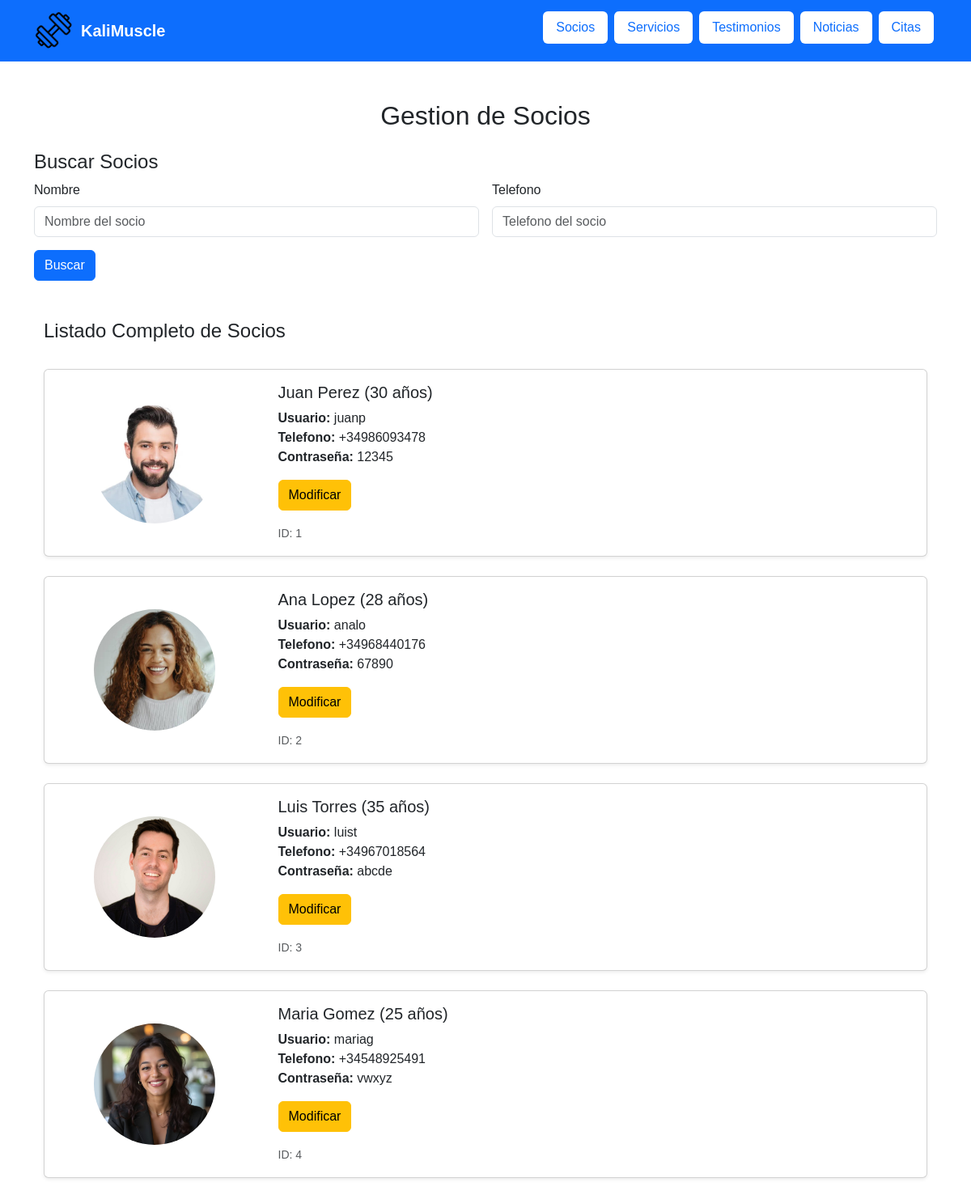
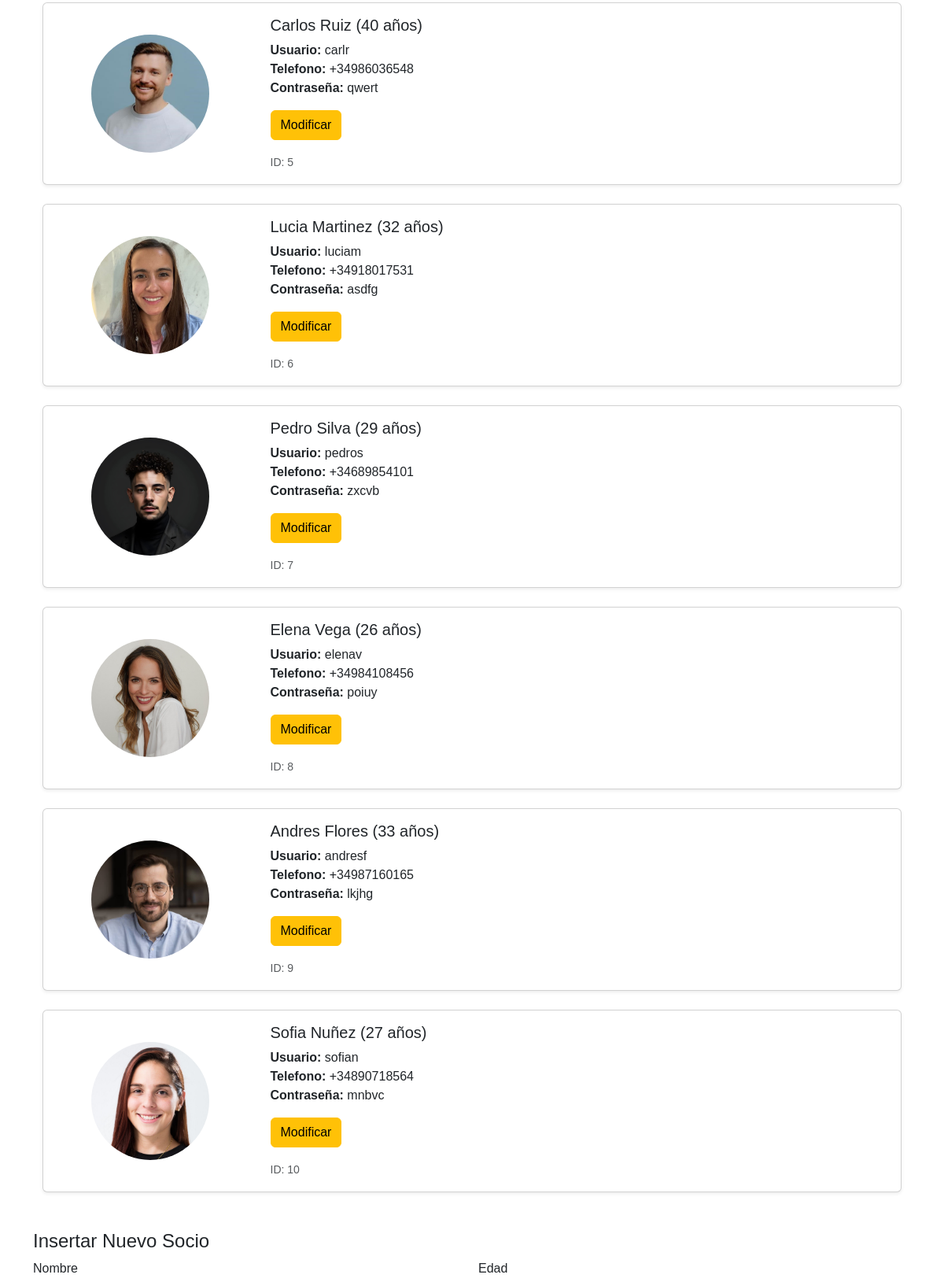
/php/socios.php (upper part), run on an earlier commit of the app's database (2 pictures, top to bottom).
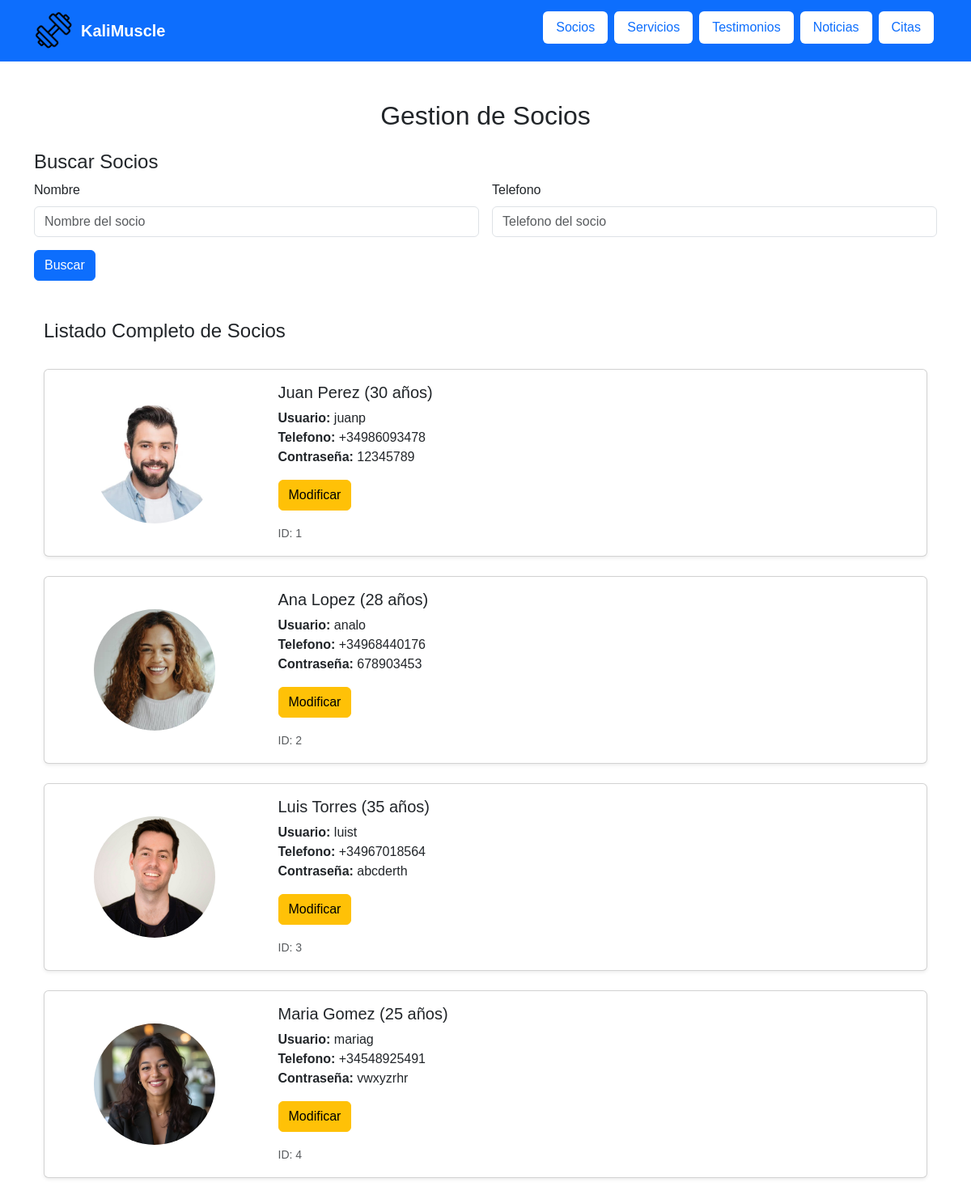
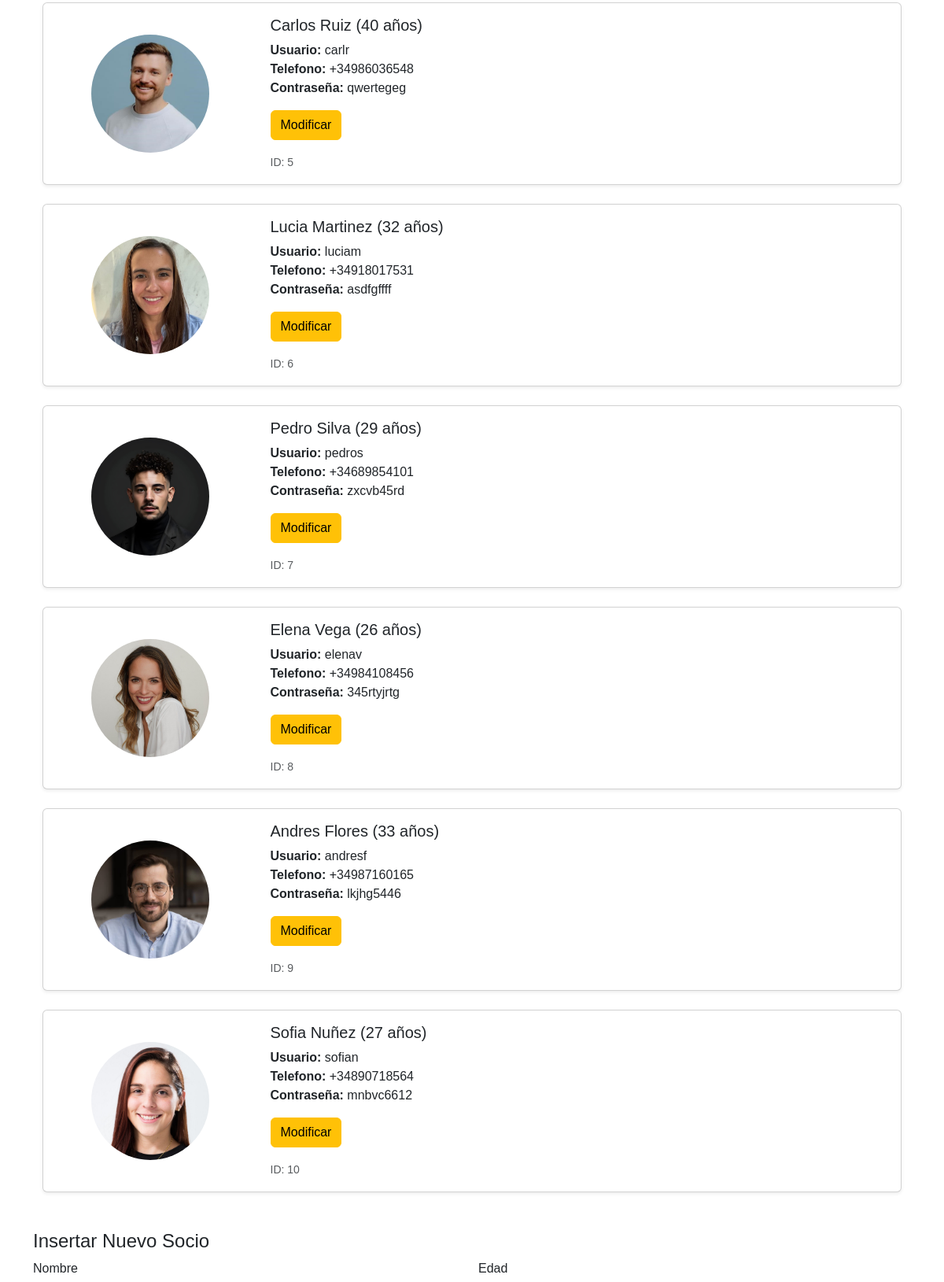
And on a later commit of the database (2 pictures, top to bottom).
### tables this page shows
CREATE TABLE `socio` (
  `id` int(3) NOT NULL,
  `nombre` varchar(15) NOT NULL,
  `edad` int(11) NOT NULL,
  `usuario` varchar(15) NOT NULL,
  `password` varchar(12) NOT NULL,
  `telefono` varchar(12) NOT NULL,
  `foto` varchar(100) NOT NULL
);

### funciones/crud.php (the view, shortened to what this page needs)
<?php
function listarSocios($conexionBD)
{
    $sentencia = "SELECT * FROM socio";
    $consulta = $conexionBD->prepare($sentencia);
    $consulta->execute();
    $resultado = $consulta->get_result();
    if ($resultado->num_rows > 0) {
        echo '<div class="container my-5">';
        echo '<div class="row gy-4">';
        echo '<h4>Listado Completo de Socios</h4>';
        while ($fila = $resultado->fetch_assoc()) {
            $id = $fila["id"];
            $nombre = $fila["nombre"];
            $edad = $fila["edad"];
            $usuario = $fila["usuario"];
            $contraseña = $fila["password"];
            $telefono = $fila["telefono"];
            $foto = $fila["foto"];
            echo '
            <div class="col-12">
                <div class="card shadow-sm">
                    <div class="row g-0">
                         <div class="col-md-3 d-flex align-items-center justify-content-center p-3">
                            <img src="' . $foto . '" class="img-fluid rounded-circle" alt="Foto de ' . $nombre . '">
                        </div>
                        <div class="col-md-9">
                            <div class="card-body">
                                <h5 class="card-title">' . $nombre . ' (' . $edad . ' años)</h5>
                                <p class="card-text">
                                    <strong>Usuario:</strong> ' . $usuario . '<br>
                                    <strong>Telefono:</strong> ' . $telefono . '<br>
                                    <strong>Contraseña:</strong> ' . $contraseña . '
                                </p>
                                <p><a href="modificar_ver/modificar_socio.php?id=' . $id . '" class="btn btn-warning">Modificar</a></p>
                                <p class="card-text"><small class="text-muted">ID: ' . $id . '</small></p>
                            </div>
                        </div>
                    </div>
                </div>
            </div>';
        }
        echo '</div>';
        echo '</div>';
    } else {
        echo '<p class="text-center text-muted">No hay socios registrados.</p>';
    }
}
?>
<?php
function nav()
{
    echo '<nav class="navbar navbar-expand-lg navbar-dark bg-primary sticky-top">
    <div class="container">
        <a class="navbar-brand d-flex align-items-center" href="../index.php">
            <img src="../imagenesGenerales/icono.png" alt="Logo" class="logo me-2">
            <span class="fw-bold">KaliMuscle</span>
        </a>
        <button class="navbar-toggler" type="button" data-bs-toggle="collapse" data-bs-target="#navbarNav"
            aria-controls="navbarNav" aria-expanded="false" aria-label="Toggle navigation">
            <span class="navbar-toggler-icon"></span>
        </button>
        <div class="collapse navbar-collapse" id="navbarNav">
            <ul class="navbar-nav ms-auto">
                <li class="nav-item mb-2 mb-md-2">
                    <a class="nav-link text-primary bg-white rounded px-3 py-2 mx-1" href="socios.php">Socios</a>
                </li>
                <li class="nav-item mb-2 mb-md-2">
                    <a class="nav-link text-primary bg-white rounded px-3 py-2 mx-1" href="servicios.php">Servicios</a>
                </li>
                <li class="nav-item mb-2 mb-md-2">
                    <a class="nav-link text-primary bg-white rounded px-3 py-2 mx-1" href="testimonios.php">Testimonios</a>
                </li>
                <li class="nav-item mb-2 mb-md-2">
                    <a class="nav-link text-primary bg-white rounded px-3 py-2 mx-1" href="noticias.php">Noticias</a>
                </li>
                <li class="nav-item mb-2 mb-md-2">
                    <a class="nav-link text-primary bg-white rounded px-3 py-2 mx-1" href="citas.php">Citas</a>
                </li>
            </ul>
        </div>
    </div>
</nav>
';
}
?>

### php/socios.php (shortened to what this page needs)
<?php
require_once "../funciones/crud.php";
require_once "../funciones/config.php";
$conexion = conectar($nombre_host, $nombre_usuario, $password_db, $nombre_db);
?>
<!DOCTYPE html>
<html lang="es">
<head>
    <link href="https://cdn.jsdelivr.net/npm/bootstrap@5.3.0/dist/css/bootstrap.min.css" rel="stylesheet">
    <link rel="stylesheet" href="../estilos/estilos.css">
</head>
<body>
    <?php
    nav();
    ?>
    <div class="container my-5">
        <h2 class="text-center mb-4">Gestion de Socios</h2>
        <section class="mb-5">
            <h4>Buscar Socios</h4>
            <form method="POST" class="row g-3">
                <div class="col-md-6">
                    <label for="nombre" class="form-label">Nombre</label>
                    <input type="text" class="form-control" id="nombreSocio" name="nombreSocio" placeholder="Nombre del socio">
                </div>
                <div class="col-md-6">
                    <label for="telefono" class="form-label">Telefono</label>
                    <input type="text" class="form-control" id="telefonoSocio" name="telefonoSocio"
                        placeholder="Telefono del socio">
                </div>
                <div class="col-12">
                    <button type="submit" name="buscar" class="btn btn-primary">Buscar</button>
                </div>
            </form>
        </section>
        <section>
            <?php
            if ($_SERVER['REQUEST_METHOD'] !== 'POST') {
                listarSocios($conexion);
            }
            ?>
        </section>
        <section class="mb-5">
            <h4>Insertar Nuevo Socio</h4>
            <form method="POST" class="row g-3" enctype="multipart/form-data" id="form">
                <div class="col-md-6">
                    <label for="nombre" class="form-label">Nombre</label>
                </div>
                <div class="col-md-6">
                    <label for="edad" class="form-label">Edad</label>
                </div>
            </form>
        </section>
    </div>
</body>
</html>

### estilos/estilos.css (style rules this page uses)
* { font-family: Verdana, Geneva, Tahoma, sans-serif; -webkit-user-drag: none; }
.nav-item { transition: transform 0.3s ease, background-color 0.3s ease; user-select: none; }
.logo { max-width: 100%; width: 50px; height: 50px; transform: rotate(-45deg); user-select: none; }
.navbar-brand { display: flex; align-items: center; user-select: none; }
.navbar-nav { width: fit-content; }
.rounded-circle { width: 150px; height: 150px; object-fit: cover; }

What changed in the data, as far as the page shows it:
changed socio "Juan Perez": password "12345" → "12345789"
changed socio "Ana Lopez": password "67890" → "678903453"
changed socio "Luis Torres": password "abcde" → "abcderth"
changed socio "Maria Gomez": password "vwxyz" → "vwxyzrhr"
changed socio "Carlos Ruiz": password "qwert" → "qwertegeg"
changed socio "Lucia Martinez": password "asdfg" → "asdfgffff"
changed socio "Pedro Silva": password "zxcvb" → "zxcvb45rd"
changed socio "Elena Vega": password "poiuy" → "345rtyjrtg"
changed socio "Andres Flores": password "lkjhg" → "lkjhg5446"
changed socio "Sofia Nuñez": password "mnbvc" → "mnbvc6612"
